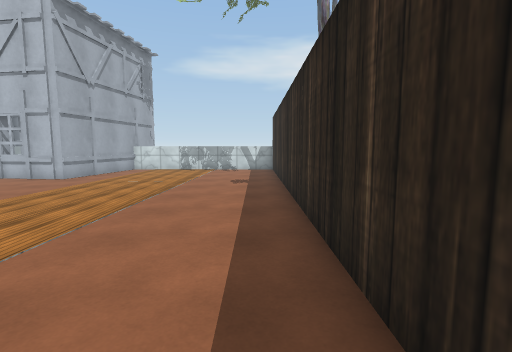
View 1 (above)

19 first-person views from a walk through a scene from a Unity 3-D project. The camera is 1.5 m above the floor, tilts 6° down and sees 85° across. The floor is counted in squares, 1 m on a side. Each view is taken from the middle of a square. On the plan, view 1 faces up. The plan holds only what a view shows up to about 14 squares ahead; the rest is blank. The place goes on beyond the plan. The player character is not drawn. Some surface patterns are stand-ins.

View 2
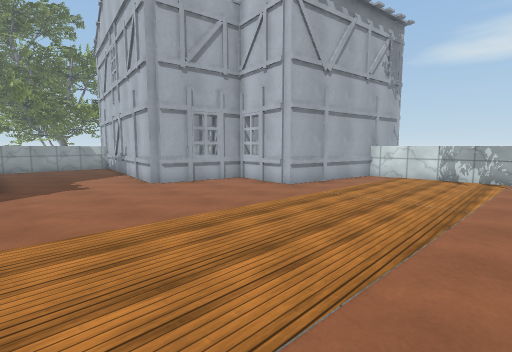

View 3
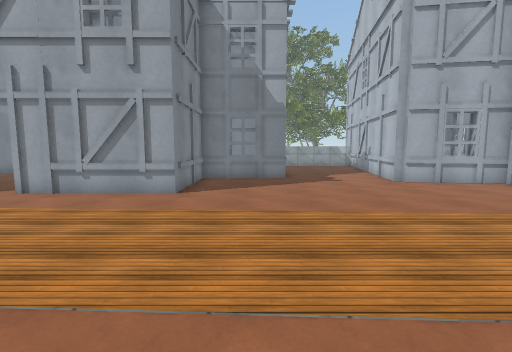

View 4
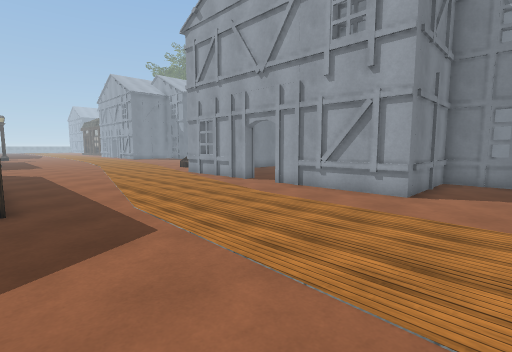

View 5
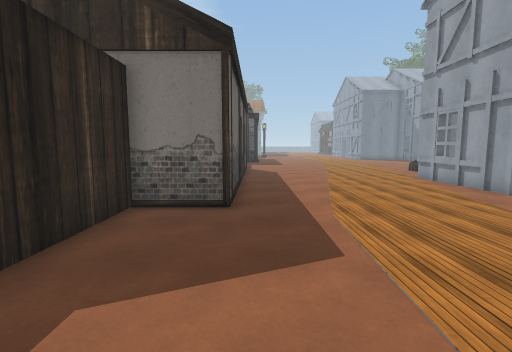

View 6
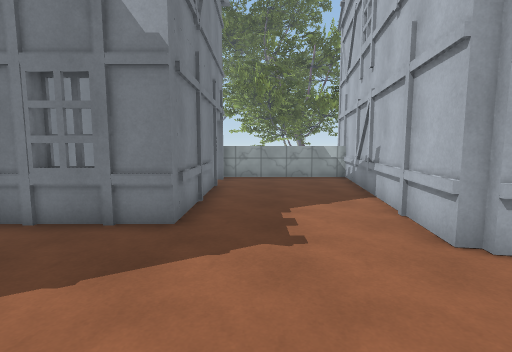

View 7
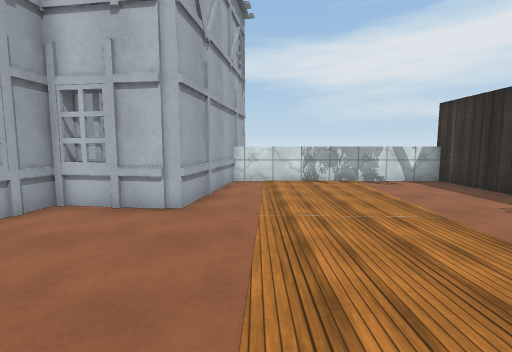

View 8
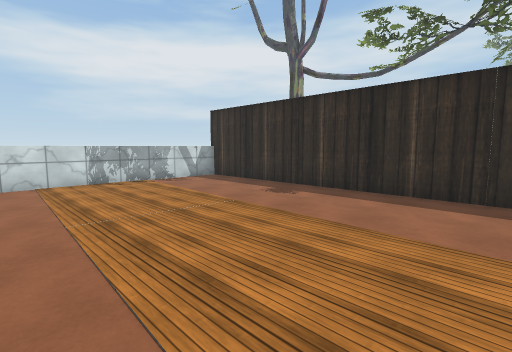

View 9
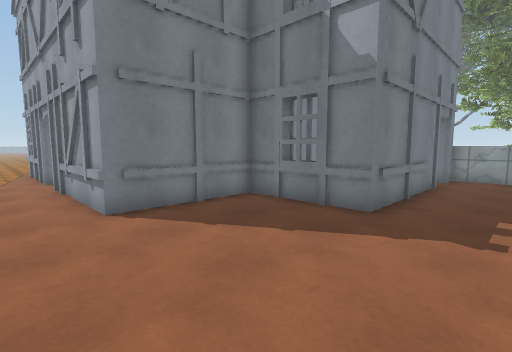

View 10
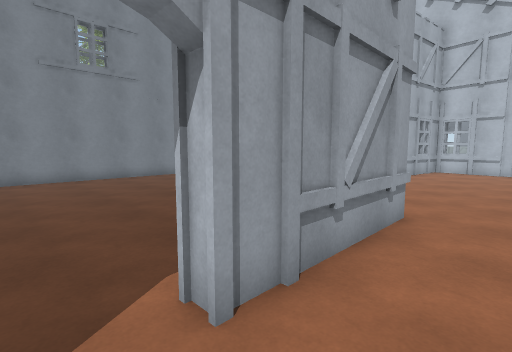

View 11
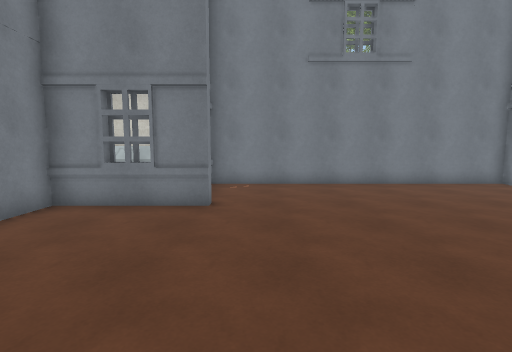

View 12
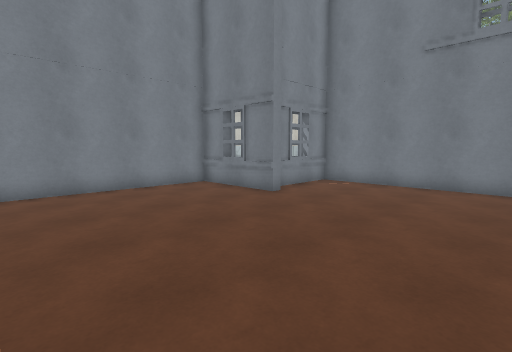

View 13
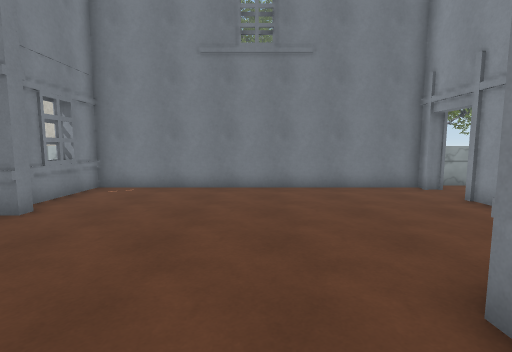

View 14
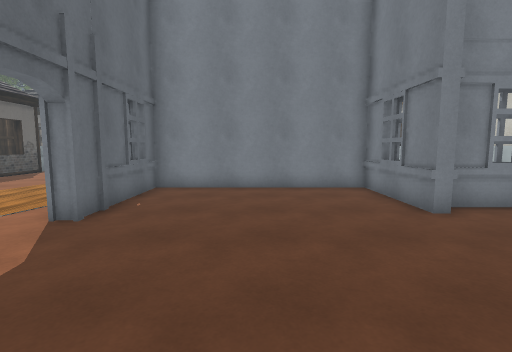

View 15
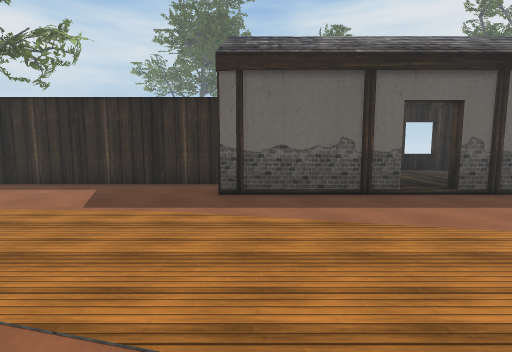

View 16
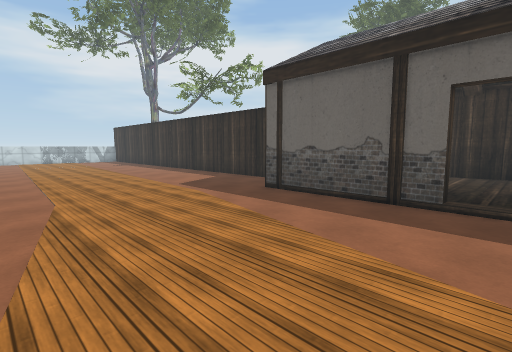

View 17
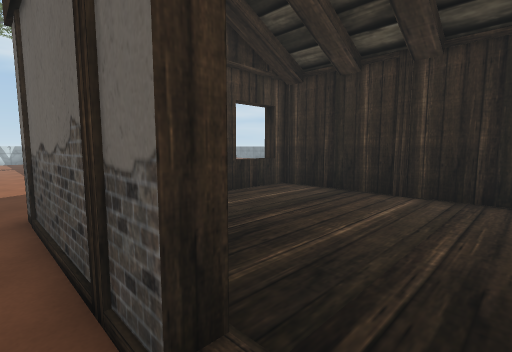

View 18
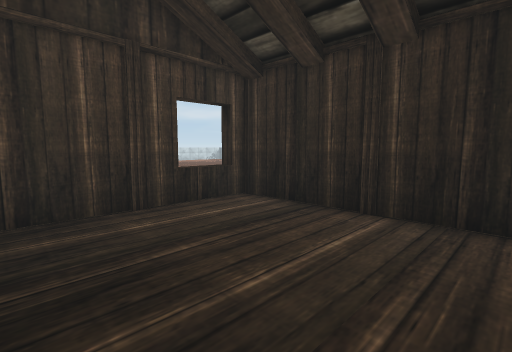

View 19
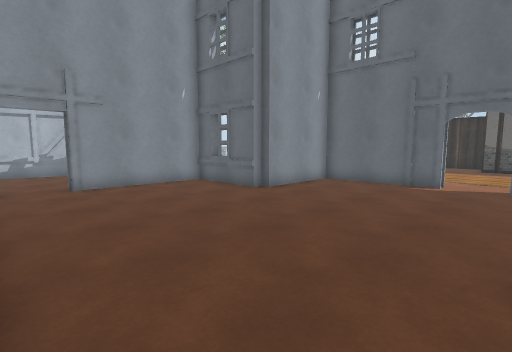

### Floor plan
Key: @ floor where view 1 was taken; # wall or solid block; . main floor; : floor 0.25 m higher than the main floor; ^ raised ledge; H house.
Columns run from 23 left of view 1 to 6 right of it. Each row starts with its distance up from view 1.
 21                H
 20                H
 19                H^^##### #
 18         ^^     H......###
 17                H........#
 16                H........#
 15               H.........#
 14            H  H.........#
 13            HHHH.........#
 12           HH............#
 11 H         H.............#
 10 HHHHHHHH  H.............#
  9 ^.......HHH.............#
  8 ^.......................#
  7 ^.......................#
  6 ^.......................#
  5 ^.......................#
  4 HH.HHHHHHH..............#
  3 H.......HH..............#
  2 H.......HH..............#
  1 H.......HH..............#
  0 H........HHHHH.........@#
 -1 H............H..........#
 -2 H............H..........#
 -3 H............H..........#
 -4 H............H..........#
 -5 H.....................#####^^#
 -6 H.....................#::::::#
 -7 H....H.......H........#::::::#
 -8  HHHHH.......H........#::::::#
 -9      H.......H........#::::::#
-10 ^    H.......H........#::::::#
-11 ^    HHHHHHHHH........:::::::#
-12 ^             . ......:::::::#

Where each view was taken, in squares from view 1:
view 1: 0 up, 0 right, facing up
view 2: 4 up, 2 left, facing up-left
view 3: 3 up, 1 left, facing left
view 4: 3 up, 1 left, facing down-left
view 5: 2 up, 2 left, facing down
view 6: 6 up, 9 left, facing left
view 7: 6 up, 7 left, facing up
view 8: 6 up, 8 left, facing up-right
view 9: 7 up, 8 left, facing down-left
view 10: 6 down, 8 left, facing up-left
view 11: 6 down, 11 left, facing left
view 12: 1 down, 11 left, facing down-left
view 13: 2 down, 12 left, facing left
view 14: 1 down, 14 left, facing down
view 15: 6 down, 10 left, facing right
view 16: 12 down, 9 left, facing up-right
view 17: 12 down, 2 left, facing up-right
view 18: 12 down, 0 right, facing up-right
view 19: 7 down, 22 left, facing up-right
